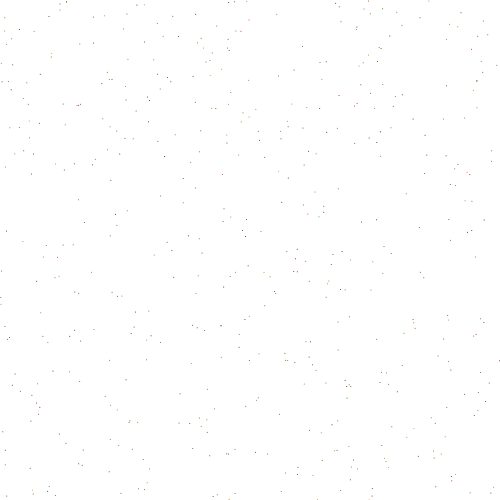
Frame 1 (no input)
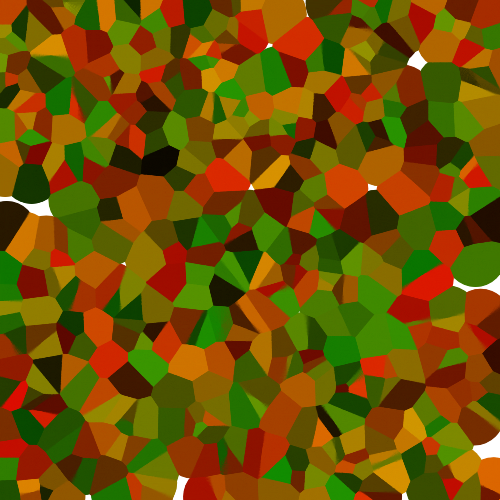
Frame 60 (no input)
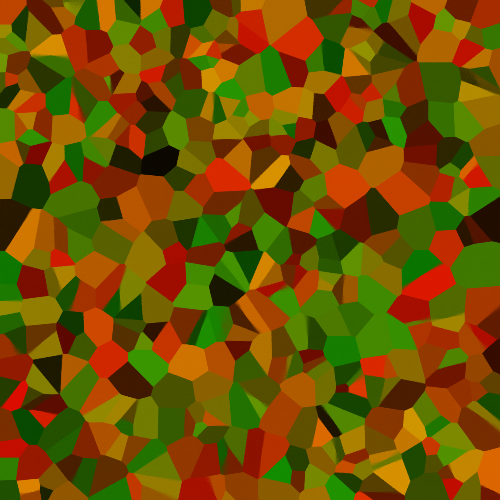
Frame 120 (the mouse pressed at the canvas centre since frame 60)

The p5.js sketch that drew these frames (run headless with seeded random() and noise() and a simulated clock; from frame 60 on, the mouse is pressed at the canvas centre):

// p5.js sketch
// ── sketch.js
//Written by Inle Bush
let height = 500;
let width = 500;
let centers = [];
let fr = 120; //Changes animation
let overlay;
let centerCount = 500;
let growthRate = 1;
let growthRange = 0;

function setup() {
    createCanvas(width, height);
    overlay = createImage(width, height);
    angleMode(DEGREES);
    fill(255);
    strokeWeight(1);
    frameRate(fr);
    pixelSize = 4 * width * height * pixelDensity() ** 2;

    for (let i = 0; i < centerCount; i++) {
        centers[i] = new Center([random(width), random(height)], [random(10, 220), random(10, 150), 0], random(growthRate, growthRate + growthRange));
    }
}

let Center = function(position, color, growthRate) {
    this.position = position;
    this.color = color //img.get(position[0], position[1]);
    this.radius = 1;
    this.growthRate = growthRate;
}

Center.prototype.grow = function() {
    this.radius += this.growthRate;
}

function mouseClicked() {
    overlay = createImage(width, height);
    clear();
    centers = [];
    for (let i = 0; i < centerCount; i++) {
        centers[i] = new Center([random(width), random(height)], [random(10, 220), random(10, 220),0], random(growthRate, growthRate + growthRange));
    }
}

function draw() {
    overlay.loadPixels();
    loadPixels();
    for (let i = 0; i < pixelSize; i ++) { //I don't know why but shifting 1 fixes the problem
        if (overlay.pixels[i + 3] == 0) {
            overlay.pixels[i] = pixels[i];
            overlay.pixels[i + 1] = pixels[i + 1];
            overlay.pixels[i + 2] = pixels[i + 2];
            overlay.pixels[i + 3] = pixels[i + 3];
        }
      }
    overlay.updatePixels();


    for(let i = 0; i < centers.length; i++) {
        noStroke();
        fill(centers[i].color);
        circle(centers[i].position[0], centers[i].position[1], centers[i].radius);
        centers[i].grow();
    } 
    image(overlay, 0, 0);
}
